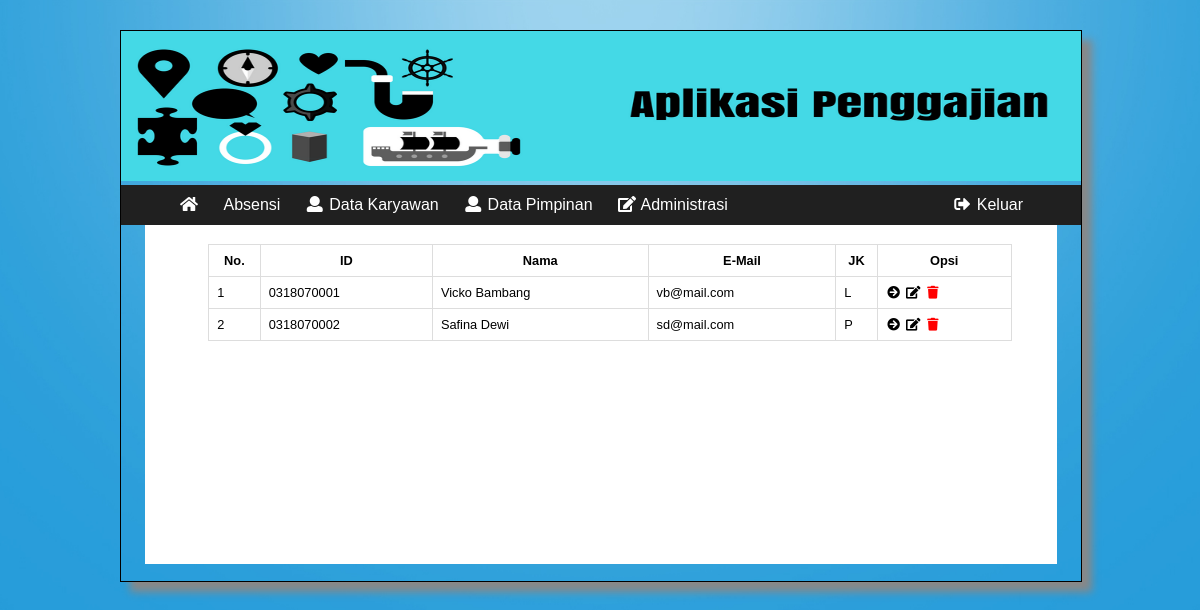
/admin/index.php?p=d_pimpinan (signed in), run on the app's committed database.
### tables this page shows
CREATE TABLE `pimpinan` (
  `id_pimpinan` varchar(15) NOT NULL,
  `nama_pimpinan` varchar(100) DEFAULT NULL,
  `email_pimpinan` varchar(100) DEFAULT NULL,
  `tanggal_lahir_pimpinan` date DEFAULT NULL,
  `tempat_lahir_pimpinan` varchar(40) DEFAULT NULL,
  `agama_pimpinan` varchar(15) DEFAULT NULL,
  `password_pimpinan` varchar(100) DEFAULT NULL,
  `alamat_pimpinan` text,
  `jk_pimpinan` enum('L','P') DEFAULT NULL,
  `foto_pimpinan` varchar(150) DEFAULT NULL
);

### controller.php (called while the page is built, shortened)
<?php
$query_pimpinan = "SELECT * FROM pimpinan";
$sql_pimpinan = mysqli_query($mysqli,$query_pimpinan);
?>

### admin/konten/d_pimpinan.php (the view)
<div class="apps-content-item">
<table id="tbl" width="100%">
  <tr>
    <th>No.</th>
    <th>ID</th>
    <th>Nama</th>
    <th>E-Mail</th>
    <th>JK</th>
    <th>Opsi</th>
  </tr>
  <?php
  $no = 0;
  foreach ($sql_pimpinan as $key) {
    extract($key);
  $no++;
  ?>
  <tr text-align="center">
    <td><?php echo $no; ?></td>
    <td><?php echo $id_pimpinan; ?></td>
    <td><?php echo $nama_pimpinan; ?></td>
    <td><?php echo $email_pimpinan; ?></td>
    <td><?php echo $jk_pimpinan; ?></td>
    <td>
     <a href="index.php?p=d_pimpinan_tools&id=<?php echo $id_pimpinan; ?>&aksi=detail" class="fa fa-fw fa-arrow-circle-right" title="Rincian Profile"></a>
     <a href="index.php?p=d_pimpinan_tools&id=<?php echo $id_pimpinan; ?>&aksi=edit" class="fa fa-fw fa-edit" title="edit" title="Ubah Data pimpinan"></a>
     <a href="index.php?p=d_pimpinan_tools&id=<?php echo $id_pimpinan; ?>&aksi=hapus" title="hapus"
       onclick="javascript: return confirm('Anda yakin akan menghapus data pimpinan <?php echo $id_pimpinan; ?>?')"
       class="fa fa-fw fa-trash" style="color:red"></a>
    </td>
  </tr>
<?php } ?>
</table>
</div>

### booking.css (style rules this page uses)
@media (min-width: 576px) { body { background: url(img/bg.jpg); -webkit-background-size: 100% 100%; -moz-background-size: 100% 100%; -o-background-size: 100% 100%; background-size: cover; background-repeat: no-repeat; background-position: center; position: absolute; background-attachment: fixed; margin: 0px; padding: 0px; background-color: #fff; overflow-x: hidden; } }
@media (min-width: 576px) { .apps-content-item { display: block; position: relative; float: left; width: 90%; font-size: 0.8em; padding: 1%; left : 5%; } }
@media (min-width: 576px) { #tbl { width: 100%; align-content: center; border-spacing: 0; border: 1px solid #ddd; border-right: 0; border-bottom: 0; display: table; position: relative; } }
@media (min-width: 576px) { #tbl th, #tbl td { padding: 1%; border: 1px solid #ddd; border-top: 0; border-left: 0; } }
@media (min-width: 576px) { #tbl a { color: #000; text-decoration: none; } }

### data on the page
pimpinan: id_pimpinan "0318070001", nama_pimpinan "Vicko Bambang", email_pimpinan "vb@mail.com", jk_pimpinan "L"
pimpinan: id_pimpinan "0318070002", nama_pimpinan "Safina Dewi", email_pimpinan "sd@mail.com", jk_pimpinan "P"
